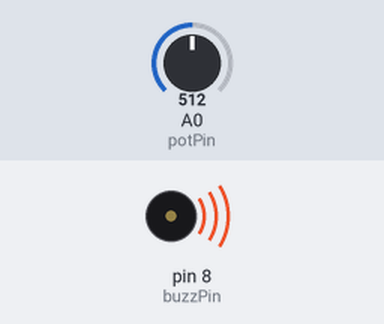
This sketch was run on a simulated Arduino Uno, built with avr-gcc and run on an emulated ATmega328P. On the bench: buzzer (waves = sounding). Inputs (shaded band) come from the test bench; at power-on: A0 (potPin) = 512.

Above: at 0.1 s.
Timing chart, 0 to 1.6 s (numbered marks = the images above):
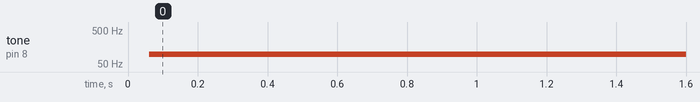

Measured:
- by itself, tone on pin 8 (buzzPin): silent → 98 Hz at 0.06 s

The sketch:

passiveBuzzer.ino
```cpp
int buzzPin=8;
int potPin=A0;
int potVal;
int buzzTime;

void setup() {
  // put your setup code here, to run once:
  Serial.begin(9600);
  pinMode(buzzPin,OUTPUT);
  pinMode(potPin,INPUT);

}

void loop() {
   //put your main code here, to run repeatedly:
  potVal=analogRead(potPin);
  //Serial.print("potVal= "); FOR SOME REASON THE PRINT STATEMENTS STOP THE BUZZER FROM WORKING CORRECTLY.
  //Serial.println(potVal);

  buzzTime = (potVal*9.73)+50;
  //Serial.print("buzzTime= ");
  //Serial.println(buzzTime);


  digitalWrite(buzzPin,HIGH);
  delayMicroseconds(buzzTime);
  digitalWrite(buzzPin,LOW);
  delayMicroseconds(buzzTime);

}
```
